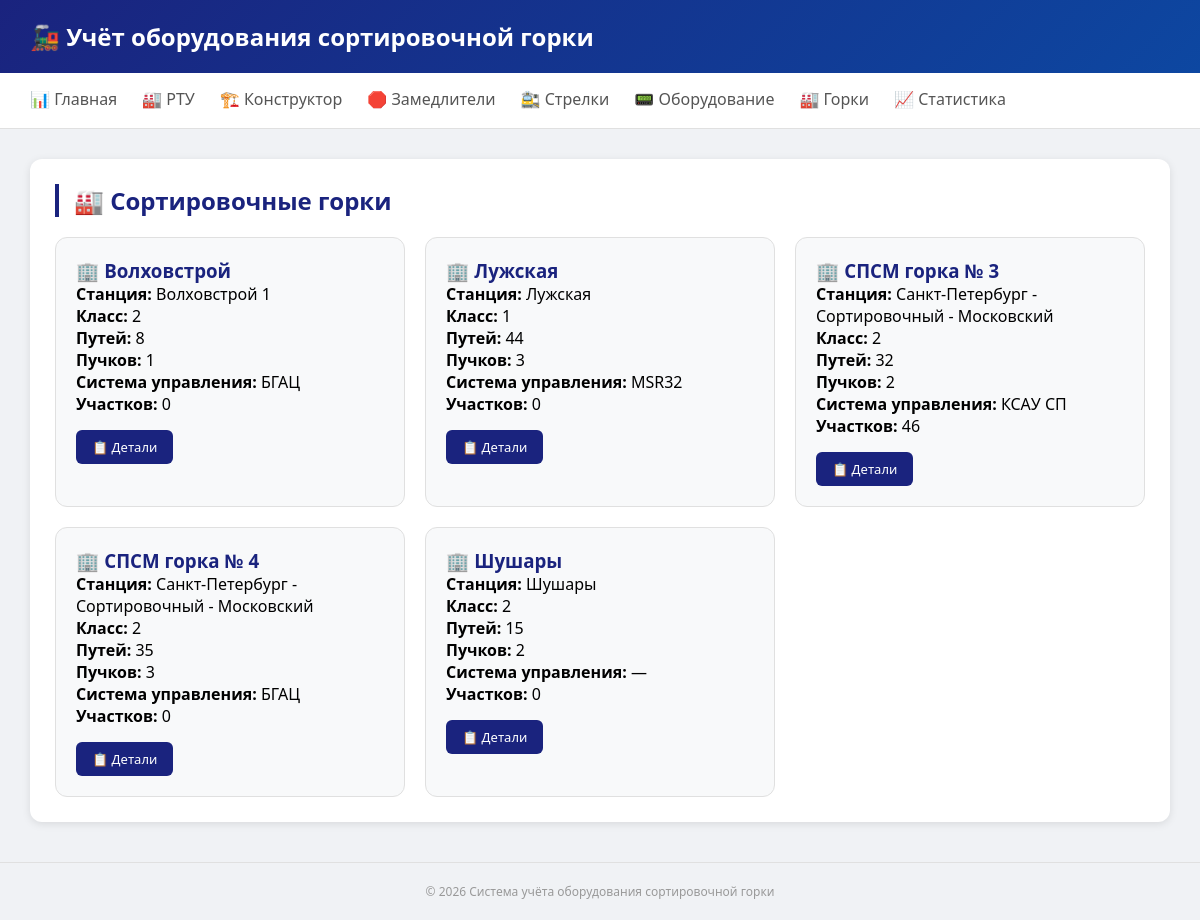
/parks/, run on the app's committed database.
### tables this page shows
CREATE TABLE parks (
        id INTEGER PRIMARY KEY AUTOINCREMENT,
        name TEXT NOT NULL,
        station TEXT,
        class INTEGER,
        num_tracks INTEGER,
        num_bundles INTEGER,
        control_system TEXT,
        description TEXT
    );

### routers/parks.py (the view)
@router.get("/", response_class=HTMLResponse)
async def parks_list(request: Request):
    parks = get_parks()
    for park in parks:
        sections = get_track_sections(park['id'])
        park['sections_count'] = len(sections)
    return templates.TemplateResponse("parks.html", {"request": request, "parks": parks})

### templates/parks.html (shortened to what this page needs)
{% extends "base.html" %}
{% block content %}
<div class="card">
    <h2>🏭 Сортировочные горки</h2>
    <div style="display: grid; grid-template-columns: repeat(auto-fill, minmax(320px, 1fr)); gap: 20px;">
        {% for park in parks %}
        <div style="background: #f8f9fa; border-radius: 12px; padding: 20px; border: 1px solid #e0e0e0;">
            <h3 style="color: #1a237e;">🏢 {{ park.name }}</h3>
            <p><strong>Станция:</strong> {{ park.station or '—' }}</p>
            <p><strong>Класс:</strong> {{ park.class or '—' }}</p>
            <p><strong>Путей:</strong> {{ park.num_tracks or '—' }}</p>
            <p><strong>Пучков:</strong> {{ park.num_bundles or '—' }}</p>
            <p><strong>Система управления:</strong> {{ park.control_system or '—' }}</p>
            <p><strong>Участков:</strong> {{ park.sections_count }}</p>
            <a href="/parks/{{ park.id }}" class="btn btn-primary" style="margin-top: 15px;">📋 Детали</a>
        </div>
        {% endfor %}
    </div>
</div>
{% endblock %}

### templates/base.html (style rules this page uses)
* { margin: 0; padding: 0; box-sizing: border-box; }
body { font-family: 'Segoe UI', Tahoma, Geneva, Verdana, sans-serif; background: #f0f2f5; }
.card { background: white; border-radius: 12px; box-shadow: 0 2px 8px rgba(0,0,0,0.1); padding: 25px; margin-bottom: 25px; }
.card h2 { color: #1a237e; margin-bottom: 20px; border-left: 4px solid #1a237e; padding-left: 15px; }
.btn { display: inline-block; padding: 8px 16px; border-radius: 6px; text-decoration: none; font-size: 13px; font-weight: 500; }
.btn-primary { background: #1a237e; color: white; }

### data on the page
parks: name "Волховстрой", station "Волховстрой 1", class "2", num_tracks "8", num_bundles "1", control_system "БГАЦ", sections_count "0"
parks: name "Лужская", station "Лужская", class "1", num_tracks "44", num_bundles "3", control_system "MSR32", sections_count "0"
parks: name "СПСМ горка № 3", station "Санкт-Петербург - Сортировочный - Московский", class "2", num_tracks "32", num_bundles "2", control_system "КСАУ СП", sections_count "46"
parks: name "СПСМ горка № 4", station "Санкт-Петербург - Сортировочный - Московский", class "2", num_tracks "35", num_bundles "3", control_system "БГАЦ", sections_count "0"
parks: name "Шушары", station "Шушары", class "2", num_tracks "15", num_bundles "2", control_system "—", sections_count "0"
